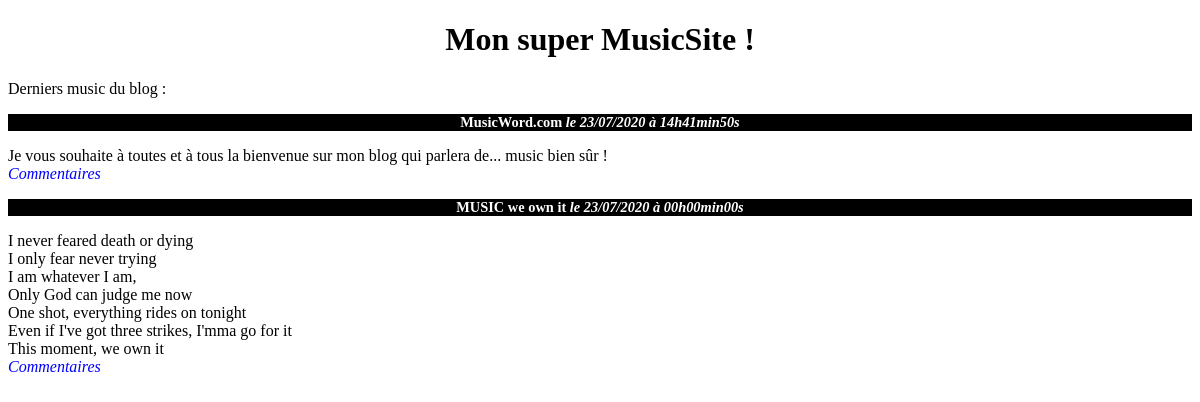
The page / on the database its author committed.
### tables this page shows
CREATE TABLE `music` (
  `id` int(11) NOT NULL,
  `titre` varchar(255) NOT NULL,
  `contenu` text NOT NULL,
  `date_creation` datetime NOT NULL
);

### index.php (the view, shortened to what this page needs)
<!DOCTYPE html>
<html>
    <head>
    <link href="style.css" rel="stylesheet" />
    </head>
    <body>
        <h1>Mon super MusicSite !</h1>
        <p>Derniers music du blog :</p>
<?php
try
{
    $bdd = new PDO('mysql:host=localhost;dbname=test;charset=utf8', 'root', 'root');
}
catch(Exception $e)
{
        die('Erreur : '.$e->getMessage());
}
$req = $bdd->query('SELECT id, titre, contenu, DATE_FORMAT(date_creation, \'%d/%m/%Y à %Hh%imin%ss\') AS date_creation_fr FROM music ORDER BY date_creation DESC LIMIT 0, 5');
while ($donnees = $req->fetch())
{
?>
<div class="DATA">
    <h3>
        <?php echo htmlspecialchars($donnees['titre']); ?>
        <em>le <?php echo $donnees['date_creation_fr']; ?></em>
    </h3>
    <p>
    <?php
    echo nl2br(htmlspecialchars($donnees['contenu']));
    ?>
    <br />
    <em><a href="commentaires.php?music=<?php echo $donnees['id']; ?>">Commentaires</a></em>
    </p>
</div>
<?php
}
?>
</body>
</html>

### style.css (style rules this page uses)
h1, h3 { text-align:center; }
h3 { background-color:black; color:white; font-size:0.9em; margin-bottom:0px; }
a { text-decoration: none; color: blue; }

### rows shown on the page
music: titre "MusicWord.com", date_creation_fr "23/07/2020 à 14h41min50s", contenu "Je vous souhaite à toutes et à tous la bienvenue sur mon blog qui parlera de... music bien sûr !"
music: titre "MUSIC we own it", date_creation_fr "23/07/2020 à 00h00min00s", contenu "I never feared death or dying I only fear never trying I am whatever I am, Only God can judge me now One shot, everything rides on tonight Even if I've got three strikes, I'mma go for it This moment, we own it"
